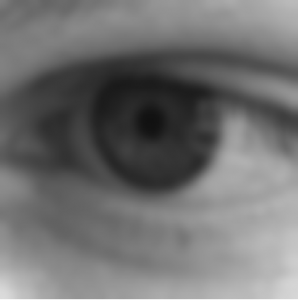
%> input picture image_processing/oko.png, 298 x 300 px
$ octave lab03.m   (GNU Octave 9; MATLAB toolbox functions it lacks are replaced by stand-ins)
%> lines starting %> are read from the running program, lines starting %| are printed output that depends on the picture
close all
clear all

blurred=normalize(imread('oko.png'));
sharp=normalize(imread('oko2.png'));
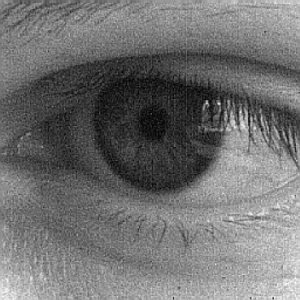
%> input picture image_processing/oko2.png, 300 x 300 px

img_show(...
    blurred, strcat("Result: ", num2str(sharpness(blurred), "%.8f")),...
    sharp, strcat("Result: ", num2str(sharpness(sharp), "%.8f"))...
)

close all
clear all

function result = sharpness(img)
    angle = 315;
    distance = ceil(sqrt(2));
    a = round(cosd(angle)*distance);
    b = round(sind(angle)*distance);
    result = zeros(size(img, 1), size(img, 2));
    for i = 1:size(img, 1)
       for j = 1:size(img, 1)
           if (i+a) <= 0 || (j+b) <= 0 || (i+a) > size(img, 1) || (j+b) > size(img, 2)
               continue
           end
           x = img(i+a,j+b)+1;
           y = img(i,j)+1;
           result(x, y) = result(x, y) + 1;
       end
    end
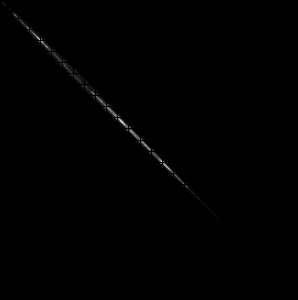
%> result: size 300x298 double; min 0, max 357, mean 1; drawn with min black and max white
    mesh_show(img, result);
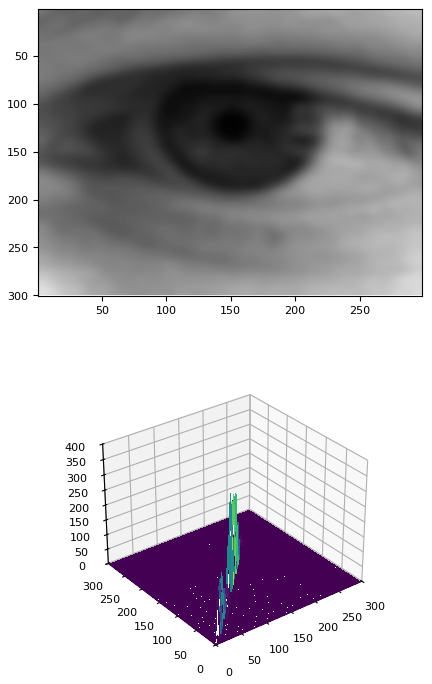
%> figure redrawn from the program's plot data, 2 panels
    waitforbuttonpress;
    result = sum(diag(result))/sum(sum(img(:)));
%> result = 0.000819
%> after the loop in sharpness (call 2), `for i = 1:size(img, 1)`:
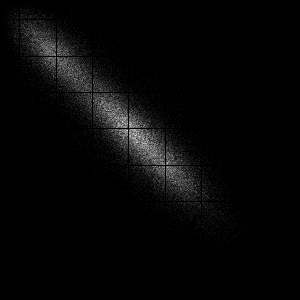
%> result: size 300x300 double; min 0, max 36, mean 1; drawn with min black and max white
%> in mesh_show (call 2), `image(uint8(img));`:
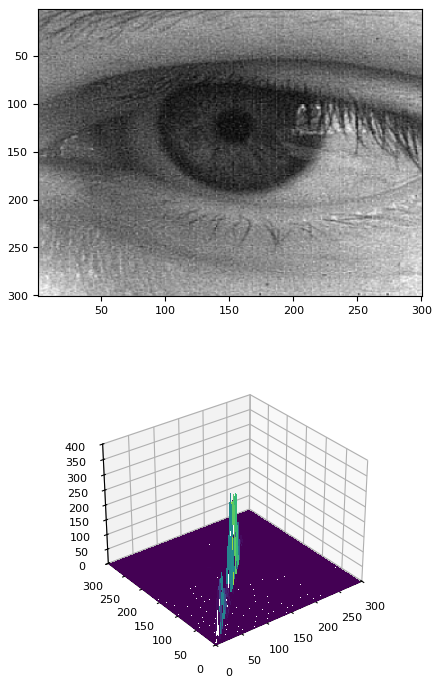
%> figure redrawn from the program's plot data, 2 panels
%> in sharpness (call 2), `result = sum(diag(result))/sum(sum(img(:)));`: result = 7.07e-05
end

function img_show(img, img_text, raw_img, raw_img_text)
    figure(2);
    subplot(1, 2, 1);
    image(uint8(raw_img));
    title(raw_img_text);
    axis equal;
    subplot(1, 2, 2);
    image(uint8(img));
    title(img_text);
    axis equal;
end

function img_ = normalize(img)
    img_ = uint8(255 * mat2gray(img)) + 1;
end

function mesh_show(img, img_arr)
    figure(1);
    subplot(2, 1, 1);
    image(uint8(img));
    subplot(2, 1, 2);
    mesh(img_arr);
end
